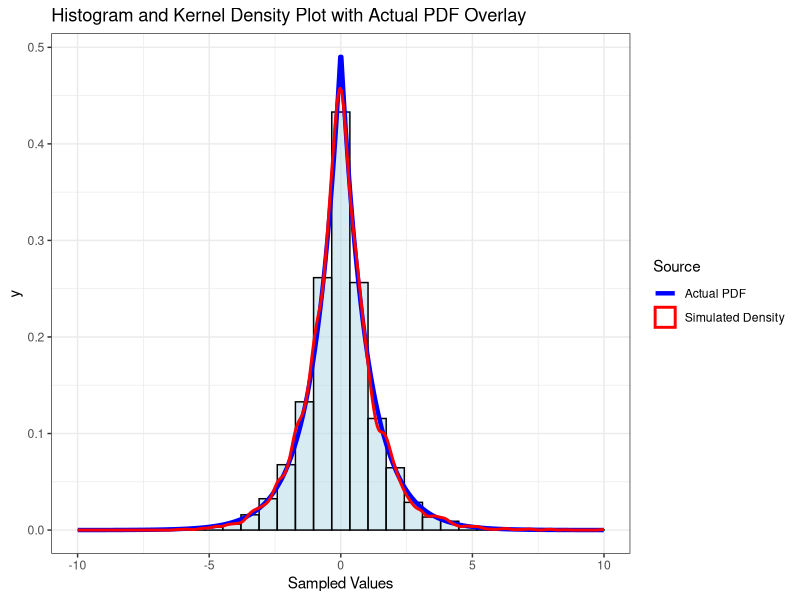
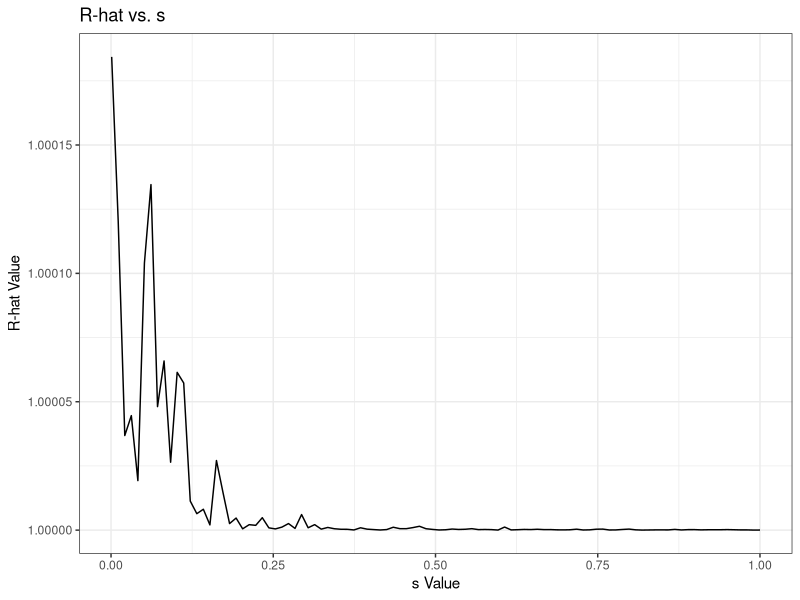

Reproduce these figures in R, in order.
## ---- chunk 1
knitr::opts_chunk$set(echo = TRUE)
## ---- chunk 2
library(ggplot2)
## ---- chunk 3
my_pdf <- function(x) {
   0.5 * exp(-abs(x))
}
## ---- chunk 4
rwm_algorithm <- function(N, x0, s) {
  results <- data.frame(Iteration = 1:N, xi_Values = NA)
  results$xi_Values[1] <- x0
  
  for(i in 2:N) {
    random_num <- rnorm(1, mean = results$xi_Values[i-1], sd = s)
    ratio <- my_pdf(random_num) / my_pdf(results$xi_Values[i-1])
    u <- runif(1)
    
    if (u < ratio) {
      results$xi_Values[i] <- random_num
    } else {
      results$xi_Values[i] <- results$xi_Values[i-1]
    }
  }
  return(results)
}
## ---- chunk 5
x0 <- 10
s <- 1
N <- 10000
## ---- chunk 6
results <- rwm_algorithm(N, x0, s)
## ---- chunk 7
x_values_actual <- seq(-20, 20, length.out = 1000)
y_values_actual <- my_pdf(x_values_actual)
## ---- chunk 8
simulated_df <- data.frame(
  x = results$xi_Values,
  y = NA,
  Source = rep('Simulated', N)
)
## ---- chunk 9
original_df <- data.frame(
  x = x_values_actual,
  y = y_values_actual,
  Source = rep('Actual PDF', length(x_values_actual))
)
## ---- chunk 10
df <- rbind(simulated_df, original_df)
## ---- chunk 11
ggplot(df, aes(x = x, y = y, color = Source)) +
  geom_histogram(data = df[df$Source == 'Simulated', ], aes(y = ..density..),
                 bins = 30, fill = 'lightblue', color = 'black', alpha = 0.5) +
  geom_line(data = df[df$Source == 'Actual PDF', ], aes(y = y, color = 'Actual PDF'), size = 1.5) +
  geom_density(data = df[df$Source == 'Simulated', ], aes(y = ..density.., color = 'Simulated'), size = 1, na.rm = TRUE) +
  labs(title = 'Histogram and Kernel Density Plot with Actual PDF Overlay', x = 'Sampled Values') +
  scale_x_continuous(limits = c(-10,10)) +
  scale_color_manual(values = c('Simulated' = 'red', 'Actual PDF' = 'blue'),
                     labels = c('Simulated' = 'Simulated Density', 'Actual PDF' = 'Actual PDF')) +
  theme_bw()
## ---- chunk 12
monte_carlo_mean <- mean(results$xi_Values)
monte_carlo_sd <- sd(results$xi_Values)
## ---- chunk 13
cat("Monte Carlo Estimate of Mean:", monte_carlo_mean, "\n")
cat("Monte Carlo Estimate of Standard Deviation:", monte_carlo_sd, "\n")
## ---- chunk 14
N <- 2000
s <- 0.001
J <- 4  # Number of chains
s_values <- seq(0.001, 1, length.out = 100)
## ---- chunk 15
calc_r_hat <- function(N, s, J) {
  
  # Generate J sequences with different random initial values
  chain_results <- lapply(1:J, function(j) {
    x0 <- runif(J, -10, 10)  # Generate a random initial value between -10 and 10 for each chain
    results <- rwm_algorithm(N, x0, s)
  })
  
  # Function to compute sample mean (Mj) for a given chain j
  compute_Mj <- function(chain) {
    mean_chain <- mean(chain$xi_Values)
    return(mean_chain)
  }
  
  # Calculate Mj for each chain
  Mj <- sapply(chain_results, compute_Mj)
  

  
  # Calculate Vj for each chain using the correct sample mean
  Vj <- sapply(chain_results, function(chain) var(chain))
  
  # Calculate overall within-sample variance (W)
  W <- mean(Vj)
  
  # Calculate overall sample mean (M)
  M <- mean(Mj)
  
  # Calculate between-sample variance (B)
  B <- mean((Mj - M)^2)
  
  # Calculate R-hat value
  R_hat <- sqrt((B + W) / W)
  
  
  return(R_hat)
}
## ---- chunk 16
result <- suppressWarnings(calc_r_hat(N = 2000, s = 0.001, J = 4))
print(result)
## ---- chunk 17
results <- suppressWarnings(sapply(s_values, function(s_value) {
  calc_r_hat(N, s_value, J)
}))
## ---- chunk 18
plot_df <- data.frame(s = s_values, R_hat = results)

ggplot(plot_df, aes(x = s, y = R_hat)) +
  geom_line() +
  labs(title = "R-hat vs. s",
       x = "s Value",
       y = "R-hat Value") +
  theme_bw()
